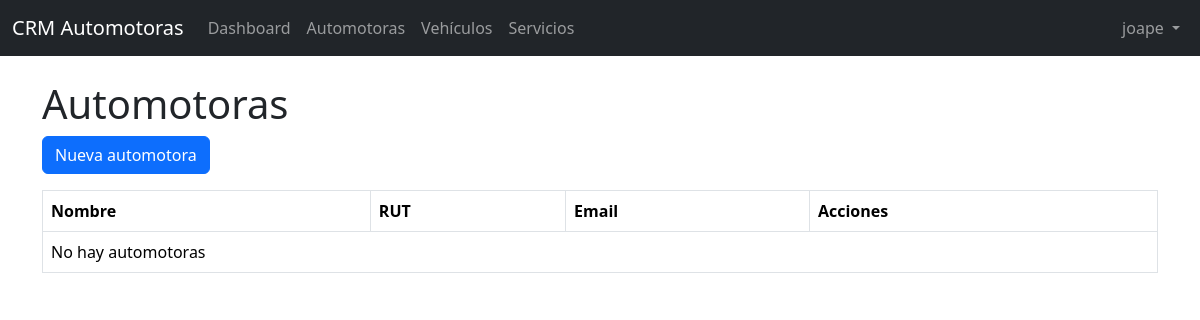
The app's page /dealers/ (signed in), older data.
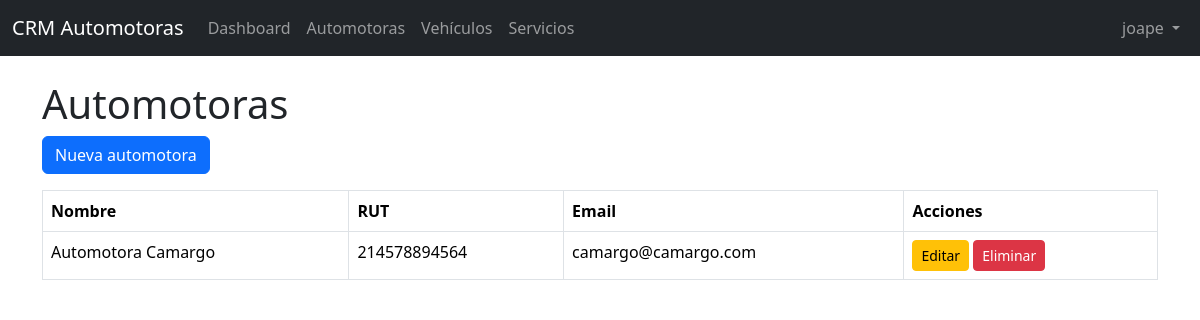
The same page, newer data.
### dealers/models.py (models this page shows, shortened)
class Dealer(BaseModel):
    name = models.CharField(max_length=255)
    rut = models.CharField(max_length=20, unique=True)
    phone = models.CharField(max_length=30)
    whatsapp = models.CharField(max_length=30)
    email = models.EmailField()
    default_margin_percentage = models.DecimalField(
        max_digits=5,
        decimal_places=2,
        help_text="Margen de ganancia por defecto (%)"
    )
    is_active = models.BooleanField(default=True)
    class Meta:
        verbose_name = "Dealer"
        verbose_name_plural = "Dealers"

### dealers/views.py (the view)
# urls.py: path("", DealerListView.as_view(), name="list"),
class DealerListView(LoginRequiredMixin, ListView):
    model = Dealer
    template_name = "dealers/dealer_list.html"
    context_object_name = "dealers"

### dealers/templates/dealers/dealer_list.html (shortened to what this page needs)
{% extends "base.html" %}
{% block content %}
<h1>Automotoras</h1>
<a href="{% url 'dealers:create' %}" class="btn btn-primary mb-3">
    Nueva automotora
</a>
<table class="table table-bordered">
    <thead>
        <tr>
            <th>Nombre</th>
            <th>RUT</th>
            <th>Email</th>
            <th>Acciones</th>
        </tr>
    </thead>
    <tbody>
        {% for dealer in dealers %}
        <tr>
            <td>{{ dealer.name }}</td>
            <td>{{ dealer.rut }}</td>
            <td>{{ dealer.email }}</td>
            <td>
                <a href="{% url 'dealers:update' dealer.id %}" class="btn btn-sm btn-warning">Editar</a>
                <a href="{% url 'dealers:delete' dealer.id %}" class="btn btn-sm btn-danger">Eliminar</a>
            </td>
        </tr>
        {% empty %}
        <tr>
            <td colspan="4">No hay automotoras</td>
        </tr>
        {% endfor %}
    </tbody>
</table>
{% endblock %}

Row changes from the older to the newer data that the page shows:
added Dealer: name "Automotora Camargo", rut "214578894564", email "camargo@camargo.com"
Text that changed along with them:
text no longer shown: "No hay automotoras"
